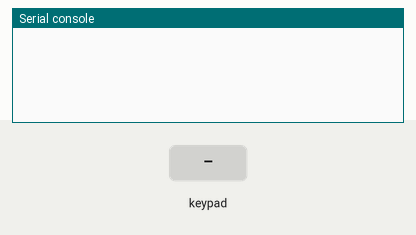
Recording of a program running on a simulated Raspberry Pi Pico running CircuitPython. On the bench: the last lines printed to the serial console. The inputs (shaded band) are chosen by the test bench.

Above: at 1.2 s.
1.3 s: key '1' pressed
At 2.5 s:
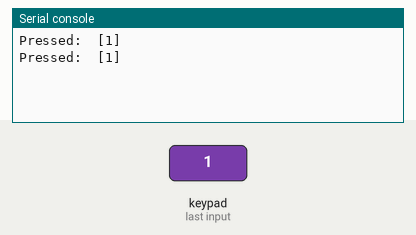
2.8 s: keypad keys 1 2 # pressed 0.4 s apart
At 4.7 s:
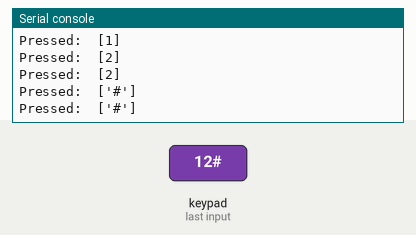
5.5 s: key '*' pressed
At 6.6 s:
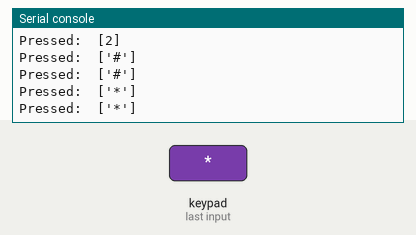
7.0 s: keypad keys 2 5 pressed 0.4 s apart
At 8.4 s:
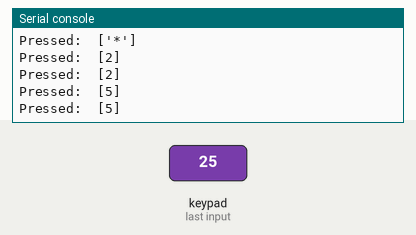
Timing chart, 0 to 10.0 s (numbered marks = the images above; inputs shaded):
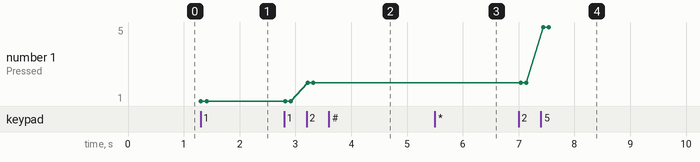

The program:

practicaKeypad.py
```python
import time
import digitalio
import board
import adafruit_matrixkeypad

# Membrane 3x4 matrix keypad - https://www.adafruit.com/product/419
cols = [digitalio.DigitalInOut(x) for x in (board.GP6, board.GP7, board.GP8)]
rows = [digitalio.DigitalInOut(x) for x in (board.GP1, board.GP2, board.GP3, board.GP4)]

# 3x4 matrix keypad - Rows and columns are mixed up for https://www.adafruit.com/product/3845
# Use the same wiring as in the guide with the following setup lines:
# cols = [digitalio.DigitalInOut(x) for x in (board.D11, board.D13, board.D9)]
# rows = [digitalio.DigitalInOut(x) for x in (board.D12, board.D5, board.D6, board.D10)]

keys = ((1, 2, 3), (4, 5, 6), (7, 8, 9), ("*", 0, "#"))

keypad = adafruit_matrixkeypad.Matrix_Keypad(rows, cols, keys)

while True:
    keys = keypad.pressed_keys
    if keys:
        print("Pressed: ", keys)
    time.sleep(0.1)
```

Measured:
- after the input at 1.3 s, the serial console: prints a new line at once (image 1)
- after the input at 2.8 s, the serial console: prints a new line after 0.42 s (image 2)
- after the input at 5.5 s, the serial console: prints a new line at once (image 3)
- after the input at 7.0 s, the serial console: prints a new line at once (image 4)
- plotted number 1: 1 → 2 after the input at 2.8 s, 2 → 5 after the input at 7.0 s
